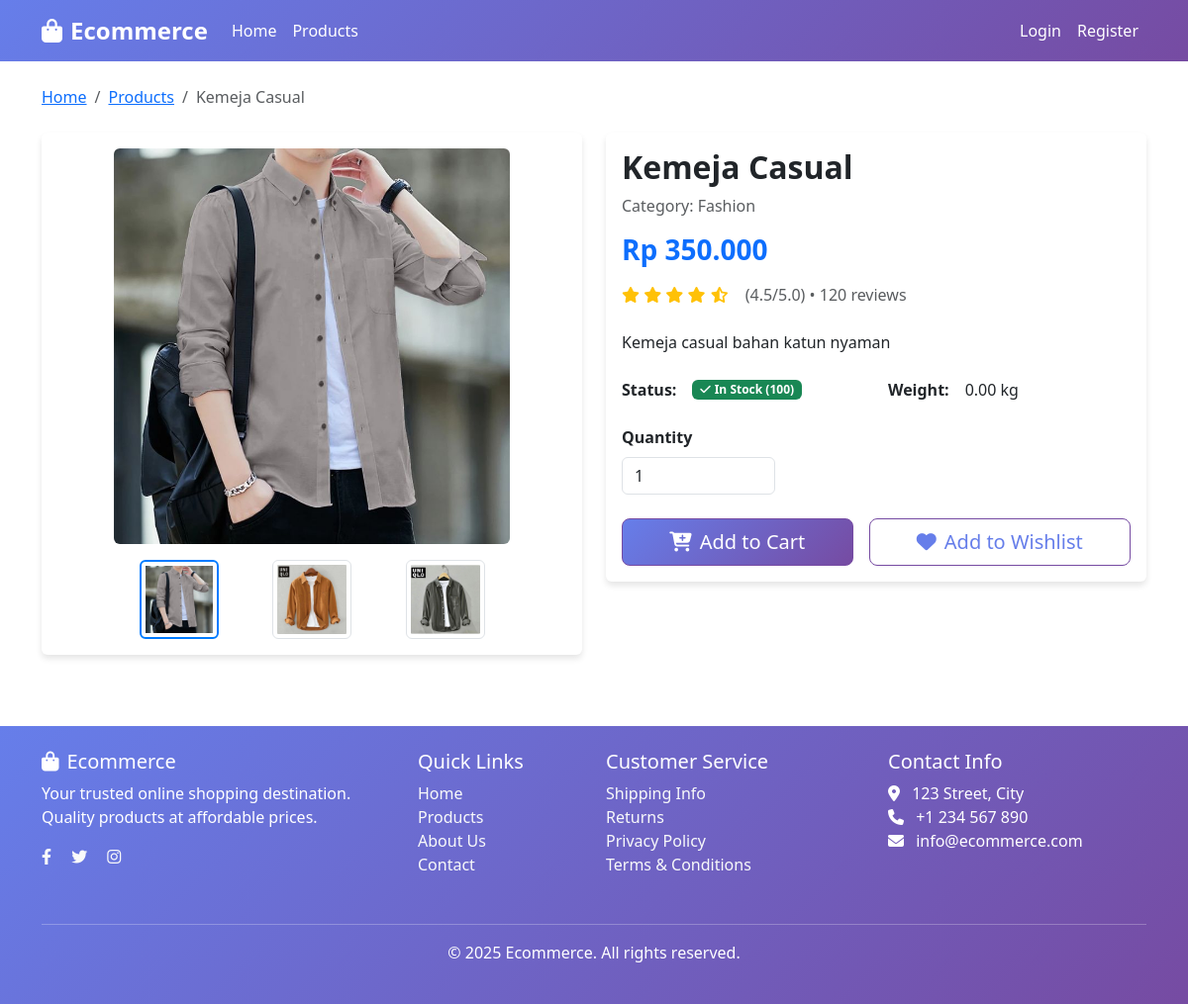
/home/product/2, run on the app's committed database.
### tables this page shows
CREATE TABLE `products` (
  `product_id` int NOT NULL,
  `product_name` varchar(255) NOT NULL,
  `description` text,
  `price` decimal(10,2) NOT NULL,
  `stock` int NOT NULL DEFAULT '0',
  `weight` decimal(8,2) DEFAULT '0.00',
  `category_id` int NOT NULL,
  `is_active` tinyint(1) DEFAULT '1',
  `created_at` timestamp NULL DEFAULT CURRENT_TIMESTAMP,
  `updated_at` timestamp NULL DEFAULT CURRENT_TIMESTAMP ON UPDATE CURRENT_TIMESTAMP
);

CREATE TABLE `product_images` (
  `image_id` int NOT NULL,
  `product_id` int NOT NULL,
  `image_url` varchar(255) NOT NULL,
  `is_primary` tinyint(1) DEFAULT '0',
  `created_at` timestamp NULL DEFAULT CURRENT_TIMESTAMP
);

CREATE TABLE `categories` (
  `category_id` int NOT NULL,
  `category_name` varchar(100) NOT NULL,
  `description` text,
  `created_at` timestamp NULL DEFAULT CURRENT_TIMESTAMP
);

### application/controllers/Home.php (called while the page is built, shortened)
<?php
class Home extends CI_Controller
{
    public function __construct()
    {
        $this->load->model('Product_model');
        $this->load->model('Category_model');
        $this->load->model('Cart_model');
        $this->load->model('Product_image_model');
    }
    public function product($product_id)
    {
        $data['product'] = $this->Product_model->get_product_by_id($product_id);
        $data['title'] = $data['product']->product_name . ' - Ecommerce';
        $data['images'] = $this->Product_image_model->get_images_by_product($product_id);
        $data['related_products'] = $this->Product_model->get_products_by_category($data['product']->category_id, 4);
        $this->load->view('templates/header', $data);
        $this->load->view('home/product_detail', $data);
        $this->load->view('templates/footer');
    }
}
?>

### index.php (called while the page is built, shortened)
<?php
require_once BASEPATH.'core/CodeIgniter.php';

### application/models/Product_model.php (called while the page is built, shortened)
<?php
class Product_model extends CI_Model
{
    public function get_product_by_id($product_id)
    {
        $this->db->select('p.*, c.category_name');
        $this->db->from('products p');
        $this->db->join('categories c', 'p.category_id = c.category_id');
        $this->db->where('p.product_id', $product_id);
        return $this->db->get()->row();
    }
    public function get_products_by_category($category_id, $limit = null, $offset = null)
    {
        $this->db->select('p.*, c.category_name');
        $this->db->from('products p');
        $this->db->join('categories c', 'p.category_id = c.category_id');
        $this->db->where('p.category_id', $category_id);
        $this->db->where('p.is_active', 1);
        if ($limit) {
            $this->db->limit($limit, $offset);
        }
        $this->db->order_by('p.created_at', 'DESC');
        return $this->db->get()->result();
    }
}
?>

### application/models/Product_image_model.php (called while the page is built, shortened)
<?php
class Product_image_model extends CI_Model
{
    public function get_images_by_product($product_id)
    {
        $this->db->where('product_id', $product_id);
        $this->db->order_by('is_primary', 'DESC');
        return $this->db->get('product_images')->result();
    }
    public function get_primary_image($product_id)
    {
        $this->db->where('product_id', $product_id);
        $this->db->where('is_primary', 1);
        return $this->db->get('product_images')->row();
    }
}
?>

### application/views/home/product_detail.php (the view, shortened to what this page needs)
<nav aria-label="breadcrumb" class="mb-4">
    <ol class="breadcrumb">
        <li class="breadcrumb-item"><a href="<?php echo site_url('home'); ?>">Home</a></li>
        <li class="breadcrumb-item"><a href="<?php echo site_url('home/products'); ?>">Products</a></li>
        <li class="breadcrumb-item active"><?php echo $product->product_name; ?></li>
    </ol>
</nav>
<div class="row">
    <div class="col-lg-6 mb-4">
        <div class="card">
            <div class="card-body text-center">
                <?php
                $images = $this->Product_image_model->get_images_by_product($product->product_id);
                $primary_image = $this->Product_image_model->get_primary_image($product->product_id);
                $main_image_url = $primary_image ? base_url($primary_image->image_url) : base_url('assets/images/placeholder.jpg');
                ?>
                <img src="<?php echo $main_image_url; ?>" class="img-fluid rounded main-product-image"
                    alt="<?php echo $product->product_name; ?>"
                    onerror="this.src='<?php echo base_url('assets/images/placeholder.jpg'); ?>'"
                    style="max-height: 400px; object-fit: cover;">
                <?php if (!empty($images)): ?>
                    <div class="row mt-3 justify-content-center">
                        <?php foreach ($images as $index => $image): ?>
                            <div class="col-3">
                                <img src="<?php echo base_url($image->image_url); ?>"
                                    class="img-thumbnail thumbnail-image <?php echo $image->is_primary ? 'active' : ''; ?>"
                                    alt="Thumbnail <?php echo $index + 1; ?>"
                                    onerror="this.src='<?php echo base_url('assets/images/placeholder.jpg'); ?>'"
                                    data-main-image="<?php echo base_url($image->image_url); ?>"
                                    style="cursor: pointer; height: 80px; object-fit: cover;">
                            </div>
                        <?php endforeach; ?>
                    </div>
                <?php endif; ?>
            </div>
        </div>
    </div>
    <div class="col-lg-6">
        <div class="card">
            <div class="card-body">
                <h1 class="h2 fw-bold"><?php echo $product->product_name; ?></h1>
                <p class="text-muted">Category: <?php echo $product->category_name; ?></p>
                <div class="mb-3">
                    <span class="h3 text-primary fw-bold">Rp
                        <?php echo number_format($product->price, 0, ',', '.'); ?></span>
                </div>
                <div class="mb-4">
                    <div class="d-flex align-items-center mb-2">
                        <div class="ratings me-3">
                            <i class="fas fa-star text-warning"></i>
                            <i class="fas fa-star text-warning"></i>
                            <i class="fas fa-star text-warning"></i>
                            <i class="fas fa-star text-warning"></i>
                            <i class="fas fa-star-half-alt text-warning"></i>
                        </div>
                        <span class="text-muted">(4.5/5.0) • 120 reviews</span>
                    </div>
                </div>
                <p class="mb-4"><?php echo $product->description; ?></p>
                <div class="row mb-4">
                    <div class="col-md-6">
                        <div class="d-flex align-items-center">
                            <strong class="me-3">Status:</strong>
                            <?php if ($product->stock > 0): ?>
                                <span class="badge bg-success">
                                    <i class="fas fa-check me-1"></i>In Stock (<?php echo $product->stock; ?>)
                                </span>
                            <?php else: ?>
                                <span class="badge bg-danger">
                                    <i class="fas fa-times me-1"></i>Out of Stock
                                </span>
                            <?php endif; ?>
                        </div>
                    </div>
                    <div class="col-md-6">
                        <div class="d-flex align-items-center">
                            <strong class="me-3">Weight:</strong>
                            <span><?php echo $product->weight; ?> kg</span>
                        </div>
                    </div>
                </div>
                <?php if ($product->stock > 0): ?>
                    <div class="row mb-4">
                        <div class="col-md-4">
                            <label for="quantity" class="form-label fw-bold">Quantity</label>
                            <input type="number" class="form-control" id="quantity" value="1" min="1"
                                max="<?php echo $product->stock; ?>">
                        </div>
                    </div>
                    <div class="d-grid gap-2 d-md-flex">
                        <button class="btn btn-primary btn-lg flex-fill me-md-2 add-to-cart"
                            data-product-id="<?php echo $product->product_id; ?>">
                            <i class="fas fa-cart-plus me-2"></i>Add to Cart
                        </button>
                        <button class="btn btn-outline-danger btn-lg flex-fill add-to-wishlist"
                            data-product-id="<?php echo $product->product_id; ?>">
                            <i class="fas fa-heart me-2"></i>Add to Wishlist
                        </button>
                    </div>
                <?php else: ?>
                    <button class="btn btn-secondary btn-lg w-100" disabled>
                        <i class="fas fa-times me-2"></i>Out of Stock
                    </button>
                <?php endif; ?>
            </div>
        </div>
    </div>
</div>

### application/views/templates/header.php (style rules this page uses)
:root { --primary-color: linear-gradient(135deg, #667eea 0%, #764ba2 100%); --text-color: #667eea; --border-color: #764ba2; }
.btn { color: var(--text-color); border: 1px solid var(--border-color); }
.btn-primary { background: var(--primary-color); color: white; }
.card { transition: transform 0.3s ease; border: none; box-shadow: 0 4px 6px rgba(0, 0, 0, 0.1); }

### application/views/home/product_detail.php (style rules this page uses)
.thumbnail-image.active { border: 2px solid #007bff; }

### data on the page
products: product_name "Kemeja Casual", category.category_name "Fashion", price "350.000", description "Kemeja casual bahan katun nyaman", stock "100", weight "0.00"
product_images: image_url (picture)
product_images: image_url (picture)
product_images: image_url (picture)
